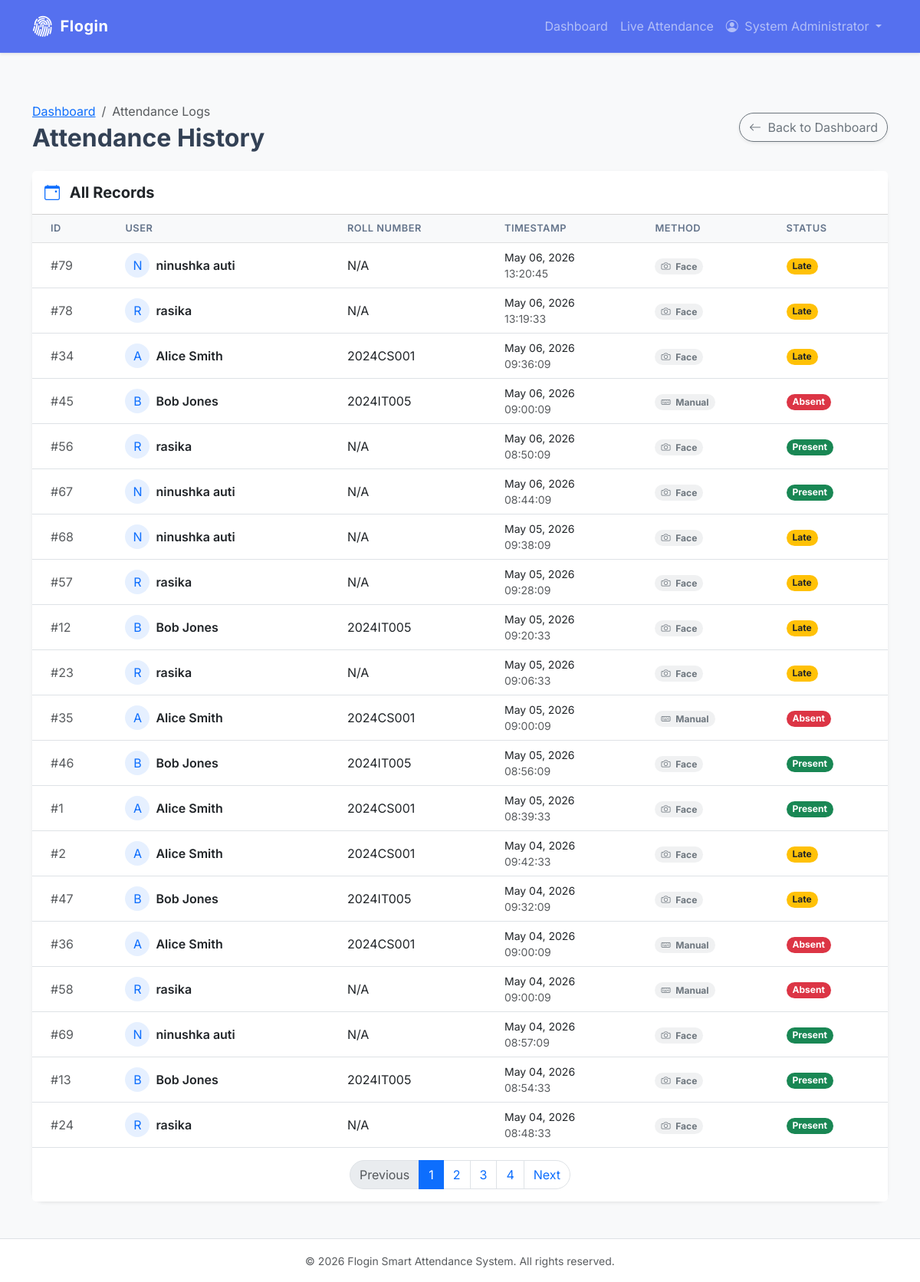
Page /admin/attendance (signed in) on the committed database.
### app/models.py (models this page shows, shortened)
class User(db.Model, UserMixin):
    id = db.Column(db.Integer, primary_key=True)
    name = db.Column(db.String(100), nullable=False)
    email = db.Column(db.String(120), unique=True, nullable=False)
    roll_number = db.Column(db.String(20), unique=True, nullable=True)
    department = db.Column(db.String(100), nullable=True)
    semester = db.Column(db.String(20), nullable=True)
    role = db.Column(db.String(20), nullable=False, default='student') # 'student', 'staff', 'admin'
    face_encoding_path = db.Column(db.String(255), nullable=True) # Path to the .pkl file
    created_at = db.Column(db.DateTime, default=datetime.utcnow)
    attendances = db.relationship('Attendance', backref='user', lazy=True)

class Attendance(db.Model):
    id = db.Column(db.Integer, primary_key=True)
    user_id = db.Column(db.Integer, db.ForeignKey('user.id'), nullable=False)
    timestamp = db.Column(db.DateTime, default=datetime.utcnow, nullable=False)
    method = db.Column(db.String(20), nullable=False, default='face') # 'face', 'manual'
    status = db.Column(db.String(20), nullable=False, default='present') # 'present', 'late'

### app/routes/admin.py (the view)
@admin_bp.route('/attendance')
def attendance():
    page = request.args.get('page', 1, type=int)
    records = Attendance.query.order_by(Attendance.timestamp.desc()).paginate(page=page, per_page=20)
    return render_template('admin/attendance.html', records=records)

### app/models.py (called while the page is built)
@login_manager.user_loader
def load_user(user_id):
    return User.query.get(int(user_id))

### app/routes/admin.py (called while the page is built)
@admin_bp.before_request
@login_required
def require_admin():
    if current_user.role != 'admin':
        flash('Admin access required.', 'danger')
        return redirect(url_for('auth.profile'))

### app/templates/admin/attendance.html (shortened to what this page needs)
{% extends "base.html" %}
{% block content %}
<div class="d-flex justify-content-between align-items-center mb-4">
    <div>
        <nav aria-label="breadcrumb">
            <ol class="breadcrumb mb-1">
                <li class="breadcrumb-item"><a href="{{ url_for('admin.dashboard') }}">Dashboard</a></li>
                <li class="breadcrumb-item active">Attendance Logs</li>
            </ol>
        </nav>
        <h2 class="fw-bold mb-0">Attendance History</h2>
    </div>
    <a href="{{ url_for('admin.dashboard') }}" class="btn btn-outline-secondary rounded-pill shadow-sm">
        <i class="bi bi-arrow-left me-1"></i> Back to Dashboard
    </a>
</div>
<div class="card shadow-sm border-0 rounded-4 mb-5">
    <div class="card-header bg-white py-3">
        <h5 class="mb-0 fw-bold text-dark"><i class="bi bi-calendar-event me-2 text-primary"></i> All Records</h5>
    </div>
    <div class="card-body p-0">
        <div class="table-responsive">
            <table class="table table-hover align-middle mb-0">
                <thead class="table-light">
                    <tr>
                        <th class="ps-4">ID</th>
                        <th>User</th>
                        <th>Roll Number</th>
                        <th>Timestamp</th>
                        <th>Method</th>
                        <th>Status</th>
                    </tr>
                </thead>
                <tbody>
                    {% for record in records.items %}
                    <tr>
                        <td class="ps-4 text-muted">#{{ record.id }}</td>
                        <td>
                            <div class="d-flex align-items-center">
                                <div class="bg-primary bg-opacity-10 text-primary rounded-circle p-2 me-2" style="width: 32px; height: 32px; display: flex; align-items: center; justify-content: center;">
                                    {{ record.user.name[0] | upper }}
                                </div>
                                <span class="fw-semibold">{{ record.user.name }}</span>
                            </div>
                        </td>
                        <td>{{ record.user.roll_number or 'N/A' }}</td>
                        <td>
                            <div class="small">{{ record.timestamp.strftime('%B %d, %Y') }}</div>
                            <div class="text-muted small">{{ record.timestamp.strftime('%H:%M:%S') }}</div>
                        </td>
                        <td>
                            <span class="badge bg-secondary bg-opacity-10 text-secondary rounded-pill px-2">
                                <i class="bi bi-{{ 'camera' if record.method == 'face' else 'keyboard' }} me-1"></i> {{ record.method | capitalize }}
                            </span>
                        </td>
                        <td>
                            {% if record.status == 'present' %}
                                <span class="badge bg-success rounded-pill px-2">Present</span>
                            {% elif record.status == 'late' %}
                                <span class="badge bg-warning text-dark rounded-pill px-2">Late</span>
                            {% else %}
                                <span class="badge bg-danger rounded-pill px-2">{{ record.status | capitalize }}</span>
                            {% endif %}
                        </td>
                    </tr>
                    {% endfor %}
                </tbody>
            </table>
        </div>
    </div>
    {% if records.pages > 1 %}
    <div class="card-footer bg-white border-0 py-3">
        <nav aria-label="Page navigation">
            <ul class="pagination justify-content-center mb-0">
                <li class="page-item {{ 'disabled' if not records.has_prev }}">
                    <a class="page-link rounded-start-pill" href="{{ url_for('admin.attendance', page=records.prev_num) }}">Previous</a>
                </li>
                {% for page_num in records.iter_pages(left_edge=1, right_edge=1, left_current=2, right_current=2) %}
                    {% if page_num %}
                        <li class="page-item {{ 'active' if page_num == records.page }}">
                            <a class="page-link" href="{{ url_for('admin.attendance', page=page_num) }}">{{ page_num }}</a>
                        </li>
                    {% else %}
                        <li class="page-item disabled"><span class="page-link">...</span></li>
                    {% endif %}
                {% endfor %}
                <li class="page-item {{ 'disabled' if not records.has_next }}">
                    <a class="page-link rounded-end-pill" href="{{ url_for('admin.attendance', page=records.next_num) }}">Next</a>
                </li>
            </ul>
        </nav>
    </div>
    {% endif %}
</div>
{% endblock %}

### app/templates/base.html (shortened to what this page needs)
<!DOCTYPE html>
<html lang="en">
<head>
    <link href="https://cdn.jsdelivr.net/npm/bootstrap@5.3.0/dist/css/bootstrap.min.css" rel="stylesheet">
    <link rel="stylesheet" href="https://cdn.jsdelivr.net/npm/bootstrap-icons@1.11.1/font/bootstrap-icons.css">
    <link rel="stylesheet" href="{{ url_for('static', filename='css/style.css') }}">
</head>
<body class="bg-light">
    <nav class="navbar navbar-expand-lg navbar-dark bg-primary shadow-sm glass-nav">
        <div class="container">
            <a class="navbar-brand fw-bold d-flex align-items-center" href="{{ url_for('auth.login') }}">
                <i class="bi bi-fingerprint me-2 fs-3"></i>
                Flogin
            </a>
            <div class="collapse navbar-collapse" id="navbarNav">
                <ul class="navbar-nav ms-auto">
                    {% if current_user.is_authenticated %}
                        {% if current_user.role == 'admin' %}
                            <li class="nav-item">
                                <a class="nav-link" href="{{ url_for('admin.dashboard') }}">Dashboard</a>
                            </li>
                            <li class="nav-item">
                                <a class="nav-link" href="{{ url_for('attendance.live') }}">Live Attendance</a>
                            </li>
                        {% endif %}
                        <li class="nav-item dropdown">
                            <a class="nav-link dropdown-toggle" href="#" id="navbarDropdown" role="button" data-bs-toggle="dropdown">
                                <i class="bi bi-person-circle me-1"></i> {{ current_user.name }}
                            </a>
                        </li>
                    {% endif %}
                </ul>
            </div>
        </div>
    </nav>
    <main class="container my-5 fade-in">
        {% block content %}{% endblock %}
    </main>
    <footer class="footer mt-auto py-3 bg-white border-top text-center text-muted">
        <div class="container">
            <small>&copy; 2026 Flogin Smart Attendance System. All rights reserved.</small>
        </div>
    </footer>
</body>
</html>

### app/static/css/style.css (style rules this page uses)
:root { --primary-color: #4361ee; --primary-hover: #3a56d4; --secondary-color: #3f37c9; --success-color: #4cc9f0; --dark-bg: #0f172a; --light-bg: #f8fafc; }
body { font-family: 'Inter', sans-serif; background-color: var(--light-bg); color: #334155; -webkit-font-smoothing: antialiased; }
.glass-nav { background: rgba(67, 97, 238, 0.9) !important; backdrop-filter: blur(10px); -webkit-backdrop-filter: blur(10px); border-bottom: 1px solid rgba(255, 255, 255, 0.1); }
.navbar-brand { letter-spacing: 0.5px; }
.card { transition: transform 0.3s ease, box-shadow 0.3s ease; }
.fade-in { animation: fadeIn 0.5s ease-in-out; }
.table th { font-weight: 600; color: #64748b; text-transform: uppercase; font-size: 0.8rem; letter-spacing: 0.5px; }
.table td { vertical-align: middle; }

### rows in the picture
User: name "System Administrator"
Attendance: id "79", user "N", user.name "ninushka auti", user "N/A", timestamp "May 06, 2026", timestamp "13:20:45", method "Face", status "Late"
Attendance: id "78", user "R", user.name "rasika", user "N/A", timestamp "May 06, 2026", timestamp "13:19:33", method "Face", status "Late"
Attendance: id "34", user "A", user.name "Alice Smith", user "2024CS001", timestamp "May 06, 2026", timestamp "09:36:09", method "Face", status "Late"
Attendance: id "45", user "B", user.name "Bob Jones", user "2024IT005", timestamp "May 06, 2026", timestamp "09:00:09", method "Manual", status "Absent"
Attendance: id "56", user "R", user.name "rasika", user "N/A", timestamp "May 06, 2026", timestamp "08:50:09", method "Face", status "Present"
Attendance: id "67", user "N", user.name "ninushka auti", user "N/A", timestamp "May 06, 2026", timestamp "08:44:09", method "Face", status "Present"
Attendance: id "68", user "N", user.name "ninushka auti", user "N/A", timestamp "May 05, 2026", timestamp "09:38:09", method "Face", status "Late"
Attendance: id "57", user "R", user.name "rasika", user "N/A", timestamp "May 05, 2026", timestamp "09:28:09", method "Face", status "Late"
Attendance: id "12", user "B", user.name "Bob Jones", user "2024IT005", timestamp "May 05, 2026", timestamp "09:20:33", method "Face", status "Late"
Attendance: id "23", user "R", user.name "rasika", user "N/A", timestamp "May 05, 2026", timestamp "09:06:33", method "Face", status "Late"
Attendance: id "35", user "A", user.name "Alice Smith", user "2024CS001", timestamp "May 05, 2026", timestamp "09:00:09", method "Manual", status "Absent"
Attendance: id "46", user "B", user.name "Bob Jones", user "2024IT005", timestamp "May 05, 2026", timestamp "08:56:09", method "Face", status "Present"
Attendance: id "1", user "A", user.name "Alice Smith", user "2024CS001", timestamp "May 05, 2026", timestamp "08:39:33", method "Face", status "Present"
Attendance: id "2", user "A", user.name "Alice Smith", user "2024CS001", timestamp "May 04, 2026", timestamp "09:42:33", method "Face", status "Late"
Attendance: id "47", user "B", user.name "Bob Jones", user "2024IT005", timestamp "May 04, 2026", timestamp "09:32:09", method "Face", status "Late"
Attendance: id "36", user "A", user.name "Alice Smith", user "2024CS001", timestamp "May 04, 2026", timestamp "09:00:09", method "Manual", status "Absent"
Attendance: id "58", user "R", user.name "rasika", user "N/A", timestamp "May 04, 2026", timestamp "09:00:09", method "Manual", status "Absent"
Attendance: id "69", user "N", user.name "ninushka auti", user "N/A", timestamp "May 04, 2026", timestamp "08:57:09", method "Face", status "Present"
Attendance: id "13", user "B", user.name "Bob Jones", user "2024IT005", timestamp "May 04, 2026", timestamp "08:54:33", method "Face", status "Present"
Attendance: id "24", user "R", user.name "rasika", user "N/A", timestamp "May 04, 2026", timestamp "08:48:33", method "Face", status "Present"

### other values in the picture
{{ page_num }} "1" "2" "3" "4"
